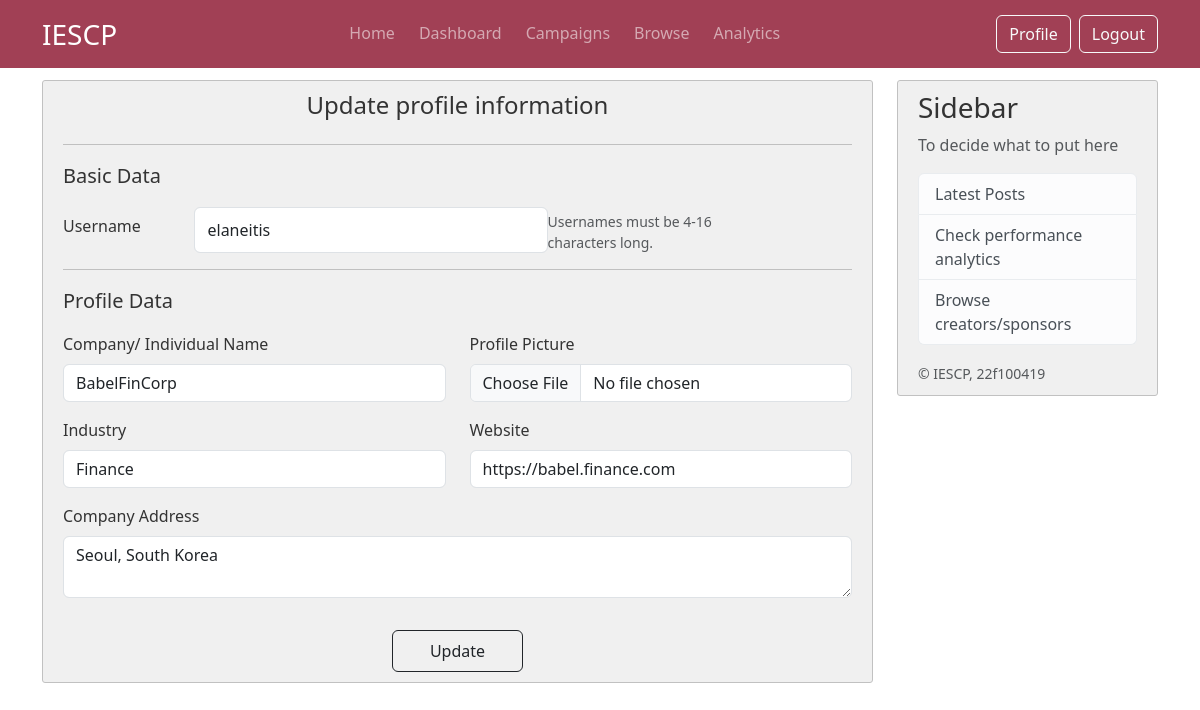
Page /sponsor-profile (signed in) on the committed database.
### iescp/models.py (models this page shows, shortened)
class CommonUser(db.Model,UserMixin):
     __tablename__ = 'commonuser'
     id = db.Column(db.Integer, primary_key=True)
     role = db.Column(db.String(25), nullable=False) # sponsor or creator
     username = db.Column(db.String(16), unique=True, nullable =False)
     password = db.Column(db.String(60), nullable =False)
     email = db.Column(db.String(50), unique=True, nullable =False)
     firstname = db.Column(db.String(50), nullable=False)
     lastname = db.Column(db.String(50), nullable=False)
     profile_pic = db.Column(db.String(16), nullable =False, default='default.jpg')
     status = db.Column(db.String(12), nullable= False, default='Public') #public or private profile for browse page
     flag = db.Column(db.String(5), nullable=False, default='No') # flag for admin
     phone_no = db.Column(db.String(16), nullable = False)

class Sponsor(db.Model, UserMixin):
     __tablename__ = 'sponsor'
     id = db.Column(db.Integer, primary_key=True)
     company = db.Column(db.String(50), nullable = False)
     industry = db.Column(db.String(50), nullable=False)
     website= db.Column(db.String(120), nullable=False)
     company_address = db.Column(db.Text, nullable=False)
     common_id = db.Column(db.Integer, db.ForeignKey('commonuser.id'), nullable = False)
     common_user = db.relationship('CommonUser', backref='sponsor', uselist=False)

### iescp/routes.py (the view)
@app.route("/sponsor-profile", methods=['GET','POST'])
@login_required
@sponsor_required
def sponsor_profile():
     image_file = url_for('static',filename='images/profile_pics/'+ current_user.profile_pic)
     sponsor_data = Sponsor.query.filter_by(common_id=current_user.id).first()
     update_form = UpdateAccountSponsor()
     if update_form.validate_on_submit():
          if update_form.profile_pic.data:
               old_pic = current_user.profile_pic
               pic_file = save_pic(update_form.profile_pic.data)
               current_user.profile_pic = pic_file
               if old_pic!='default.jpg':
                    os.remove(os.path.join(app.root_path, 'static/images/profile_pics', old_pic))
          current_user.username = update_form.username.data
          sponsor_data.company = update_form.company_name.data
          sponsor_data.industry = update_form.industry.data
          sponsor_data.website = update_form.website.data
          sponsor_data.company_address = update_form.company_address.data
          db.session.commit()
          flash("Your profile has been updated.",'success')
          return redirect(url_for('sponsor_profile'))
     elif request.method == 'GET':
          update_form.username.data = current_user.username
          update_form.profile_pic.data = current_user.profile_pic
          update_form.company_name.data = sponsor_data.company
          update_form.industry.data = sponsor_data.industry
          update_form.website.data = sponsor_data.website
          update_form.company_address.data = sponsor_data.company_address
     return render_template('sponsor/sponsor_profile.html', title="Profile", sponsor_data=sponsor_data, update_form=update_form, image_file=image_file)

### iescp/forms.py (shortened to what this page needs)
class UpdateAccountSponsor(FlaskForm):
    username = StringField("Username", validators=[DataRequired(),Length(min=4,max=16)])
    profile_pic = FileField("Profile Picture", validators=[FileAllowed(['jpg','png','jpeg'])])
    company_name = StringField("Company/ Individual Name", validators=[DataRequired(), Length(min=4,max=50)])
    industry = StringField("Industry", validators=[DataRequired(), Length(min=4,max=50)])
    website = StringField("Website",validators=[URL()])
    company_address = TextAreaField("Company Address",validators=[DataRequired(),Length(min=15,max=100)])
    submit = SubmitField('Update')

### iescp/models.py (called while the page is built)
@login_manager.user_loader
def load_user(user_id):
     return CommonUser.query.get(int(user_id))

### iescp/templates/sponsor/sponsor_profile.html (shortened to what this page needs)
{% extends "layout.html" %}
{% block content %}
        <div class="content-section">
            <div class="text-center mb-4 ">
                <h1 class="fs-4 mb-2"> Update profile information</h1>
            </div>
            <hr>
            <form method="POST" action="{{ url_for('sponsor_profile') }}" enctype="multipart/form-data">
                <p class="text-start lead"> Basic Data </p>
                <div class="form-group d-flex align-items-center mb-3">
                    <div class="col-md-2"> {{ update_form.username.label (class='form-label') }} </div>
                    <div class="col-md-auto d-flex flex-row">
                        {% if update_form.username.errors %}
                            {{ update_form.username(class="form-control is-invalid") }}
                            <div class="invalid-feedback">
                                {% for error in update_form.username.errors %}
                                    <span>{{ error }}</span>
                                {% endfor %}
                            </div>
                        {% else %}
                            {{ update_form.username(class="form-control", aria_describedby="usernameHelp") }}
                            <span id="usernameHelp" class="form-text"> Usernames must be 4-16 characters long.</span>
                        {% endif %}
                    </div>
                </div>
                <hr>
                <p class="text-start lead"> Profile Data</p>
                <div class="row mb-3">
                    <div class="form-group col-md-6">
                        {{ update_form.company_name.label (class='form-label') }}
                        {% if update_form.company_name.errors %}
                            {{ update_form.company_name(class="form-control  is-invalid") }}
                            <div class="invalid-feedback">
                                {% for error in update_form.company_name.errors %}
                                    <span>{{ error }}</span>
                                {% endfor %}
                            </div>
                        {% else %}
                            {{ update_form.company_name(class="form-control ") }}
                        {% endif %}
                    </div>
                    <div class="form-group col-md-6">
                        {{ update_form.profile_pic.label (class='form-label') }}
                        {% if update_form.profile_pic.errors %}
                            {{ update_form.profile_pic(class="form-control  is-invalid") }}
                            <div class="invalid-feedback">
                                {% for error in update_form.profile_pic.errors %}
                                    <span>{{ error }}</span>
                                {% endfor %}
                            </div>
                        {% else %}
                            {{ update_form.profile_pic(class="form-control ") }}
                        {% endif %}
                    </div>
                </div>
                <div class="row mb-3">
                    <div class="form-group col-md-6">
                        {{ update_form.industry.label (class='form-label') }}
                        {% if update_form.industry.errors %}
                            {{ update_form.industry(class="form-control  is-invalid") }}
                            <div class="invalid-feedback">
                                {% for error in update_form.industry.errors %}
                                    <span>{{ error }}</span>
                                {% endfor %}
                            </div>
                        {% else %}
                            {{ update_form.industry(class="form-control ") }}
                        {% endif %}
                    </div>
                    <div class="form-group col-md-6">
                        {{ update_form.website.label (class='form-label') }}
                        {% if update_form.website.errors %}
                            {{ update_form.website(class="form-control  is-invalid") }}
                            <div class="invalid-feedback">
                                {% for error in update_form.website.errors %}
                                    <span>{{ error }}</span>
                                {% endfor %}
                            </div>
                        {% else %}
                            {{ update_form.website(class="form-control ") }}
                        {% endif %}
                    </div>
                </div>
                <div class="form-group mb-3">
                    {{ update_form.company_address.label (class='form-label') }}
                    {% if update_form.company_address.errors %}
                        {{ update_form.company_address(class="form-control  is-invalid") }}
                        <div class="invalid-feedback">
                            {% for error in update_form.company_address.errors %}
                                <span>{{ error }}</span>
                            {% endfor %}
                        </div>
                    {% else %}
                        {{ update_form.company_address(class="form-control ") }}
                    {% endif %}
                </div>
                <div class="pt-3 d-grid gap-2 col-2 mx-auto form-group">
                    {{ update_form.submit(class="btn btn-outline-dark  py-2") }}
                </div>
            </form>
        </div>
{% endblock content %}

### iescp/templates/layout.html (shortened to what this page needs)
<!DOCTYPE html>
<html>
    <head>
        <link href="https://cdn.jsdelivr.net/npm/bootstrap@5.3.3/dist/css/bootstrap.min.css" rel="stylesheet">
        <link rel="stylesheet" type="text/css" href="{{ url_for('static', filename='css/layout.css') }}">
    </head>
    <body>
        <header class="site-header">
            <nav class="navbar navbar-expand-md fixed-top" data-bs-theme="dark">
                <div class="container">
                    <a class="navbar-brand fs-3" href="#" >IESCP</a>
                    <div class="collapse navbar-collapse" id="navbarSupportedContent">
                        <ul class="navbar-nav nav-underline ms-auto mb-2 mb-lg-0 gap-2">
                            <li class="nav-item">
                                <a class="nav-link {{ 'active' if request.endpoint == 'home' }}" aria-current="page" href="{{ url_for('home') }}"> Home </a>
                            </li>
                            <li class="nav-item">
                                <a class="nav-link {{ 'active' if request.endpoint == 'dashboard' }}" href="{{ url_for('dashboard') }}"> Dashboard </a>
                            </li>
                            <li class="nav-item">
                                <a class="nav-link {{ 'active' if request.endpoint == 'campaign' }}" href="{{ url_for('campaign') }}"> Campaigns </a>
                            </li>
                            <li class="nav-item">
                                <a class="nav-link {{ 'active' if request.endpoint == 'browse' }}" href="{{ url_for('browse') }}"> Browse </a>
                            </li>
                            <li class="nav-item">
                                <a class="nav-link" href="#"> Analytics </a>
                            </li>
                        </ul>
                        <ul class="navbar-nav ms-auto mb-2 mb-lg-0 gap-2">
                            <li class="nav-item">
                                {% if current_user.role=='Sponsor' %}
                                    <a class="btn btn-outline-light" href="{{url_for('sponsor_profile')}}"> Profile </a>
                                {% endif %}
                            </li>
                            <li class="nav-item">
                                <a class="btn btn-outline-light" href="{{ url_for('logout') }}"> Logout </a>
                            </li>
                        </ul>
                    </div>
            </nav>
        </header>
        <main role="main" class="container">
            <div class="row">
                <div class="col-md-9">
                    {% block content %} {% endblock %}
                </div>
                <div class="col-md-3">
                    <div class="content-section sticky-top">
                        <h3> Sidebar </h3>
                        <p class='text-muted'> To decide what to put here
                        <ul class="list-group">
                            <li class="list-group-item list-group-item-light">Latest Posts</li>
                            <li class="list-group-item list-group-item-light"> Check performance analytics </li>
                            <li class="list-group-item list-group-item-light"> Browse creators/sponsors </li>
                        </ul>
                        </p>
                        <small class="text-muted">&copy; IESCP, 22f100419</small>
                    </div>
                </div>
            </div>
        </main>
    </body>
</html>

### iescp/static/css/layout.css (style rules this page uses)
.navbar { background-color: #a14055; }
.sticky-top { top: 80px; }
body { background: #fff; color: #333333; margin-top: 5rem; height: 100vh; }
body::before { content: ''; position: fixed; top: 0; left: 0; width: 100%; height: 100%; background-image: url('../images/layout-bg-2.png'); background-size: cover; background-repeat: no-repeat; background-position: center; background-attachment: fixed; opacity: 0.3; z-index: -1; }
.content-section { background: #f0f0f0; padding: 10px 20px; border: 1px solid #c1c1c1; border-radius: 3px; margin-bottom: 20px; }
a { text-decoration: none; }

### rows in the picture
CommonUser: username "elaneitis"
Sponsor: industry "Finance", website "https://babel.finance.com", company_address "Seoul, South Korea"

### other values in the picture
{{ update_form.username.label (class='form-label') }} "Username"
{{ update_form.company_name.label (class='form-label') }} "Company/ Individual Name"
{{ update_form.profile_pic.label (class='form-label') }} "Profile Picture"
{{ update_form.industry.label (class='form-label') }} "Industry"
{{ update_form.website.label (class='form-label') }} "Website"
{{ update_form.company_address.label (class='form-label') }} "Company Address"
